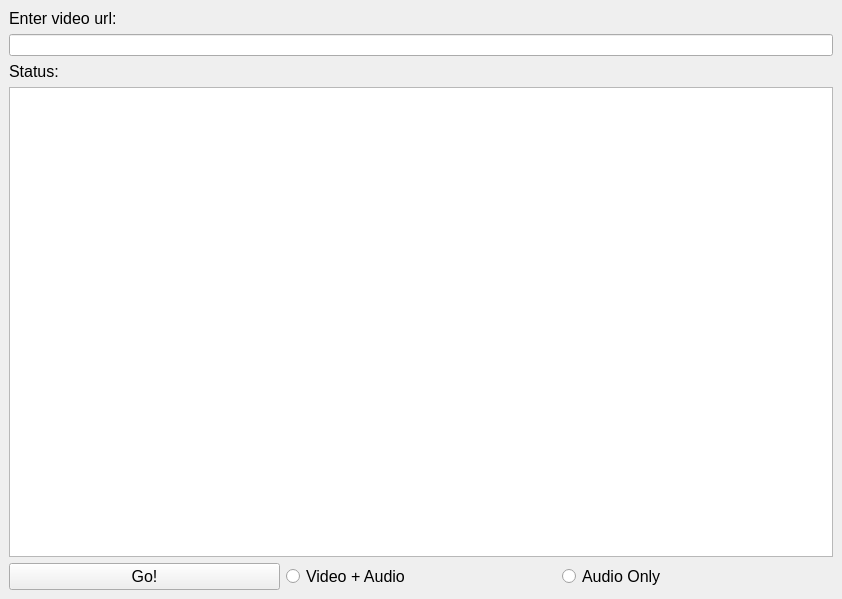
<?xml version="1.0" encoding="UTF-8"?>
<ui version="4.0">
 <class>MainWindow</class>
 <widget class="QMainWindow" name="MainWindow">
  <property name="geometry">
   <rect>
    <x>0</x>
    <y>0</y>
    <width>842</width>
    <height>599</height>
   </rect>
  </property>
  <property name="windowTitle">
   <string>MainWindow</string>
  </property>
  <widget class="QWidget" name="centralwidget">
   <layout class="QVBoxLayout" name="verticalLayout">
    <item>
     <widget class="QLabel" name="label">
      <property name="font">
       <font>
        <pointsize>12</pointsize>
       </font>
      </property>
      <property name="text">
       <string>Enter video url:</string>
      </property>
     </widget>
    </item>
    <item>
     <widget class="QLineEdit" name="urlBox"/>
    </item>
    <item>
     <widget class="QLabel" name="label_2">
      <property name="font">
       <font>
        <pointsize>12</pointsize>
       </font>
      </property>
      <property name="text">
       <string>Status:</string>
      </property>
     </widget>
    </item>
    <item>
     <widget class="QTextEdit" name="statusBox">
      <property name="font">
       <font>
        <pointsize>12</pointsize>
        <weight>75</weight>
        <italic>true</italic>
        <bold>true</bold>
       </font>
      </property>
      <property name="readOnly">
       <bool>true</bool>
      </property>
     </widget>
    </item>
    <item>
     <layout class="QHBoxLayout" name="horizontalLayout">
      <item>
       <widget class="QPushButton" name="searchBtn">
        <property name="font">
         <font>
          <pointsize>12</pointsize>
         </font>
        </property>
        <property name="text">
         <string>Go!</string>
        </property>
       </widget>
      </item>
      <item>
       <widget class="QRadioButton" name="vid_aud">
        <property name="font">
         <font>
          <pointsize>12</pointsize>
         </font>
        </property>
        <property name="text">
         <string>Video + Audio</string>
        </property>
       </widget>
      </item>
      <item>
       <widget class="QRadioButton" name="aud_only">
        <property name="font">
         <font>
          <pointsize>12</pointsize>
         </font>
        </property>
        <property name="text">
         <string>Audio Only</string>
        </property>
       </widget>
      </item>
     </layout>
    </item>
   </layout>
  </widget>
 </widget>
 <resources/>
 <connections/>
</ui>
